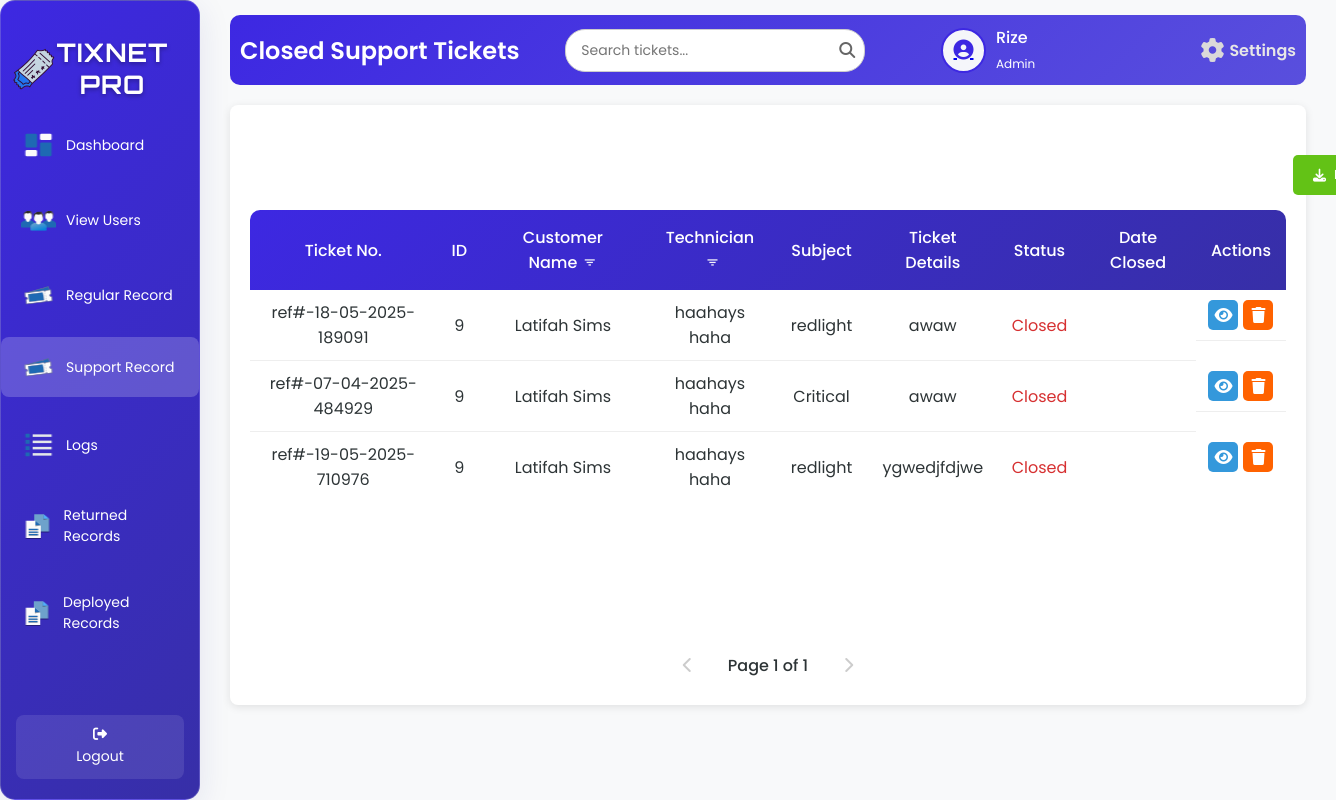
The app's page /support_close.php (signed in), older data.
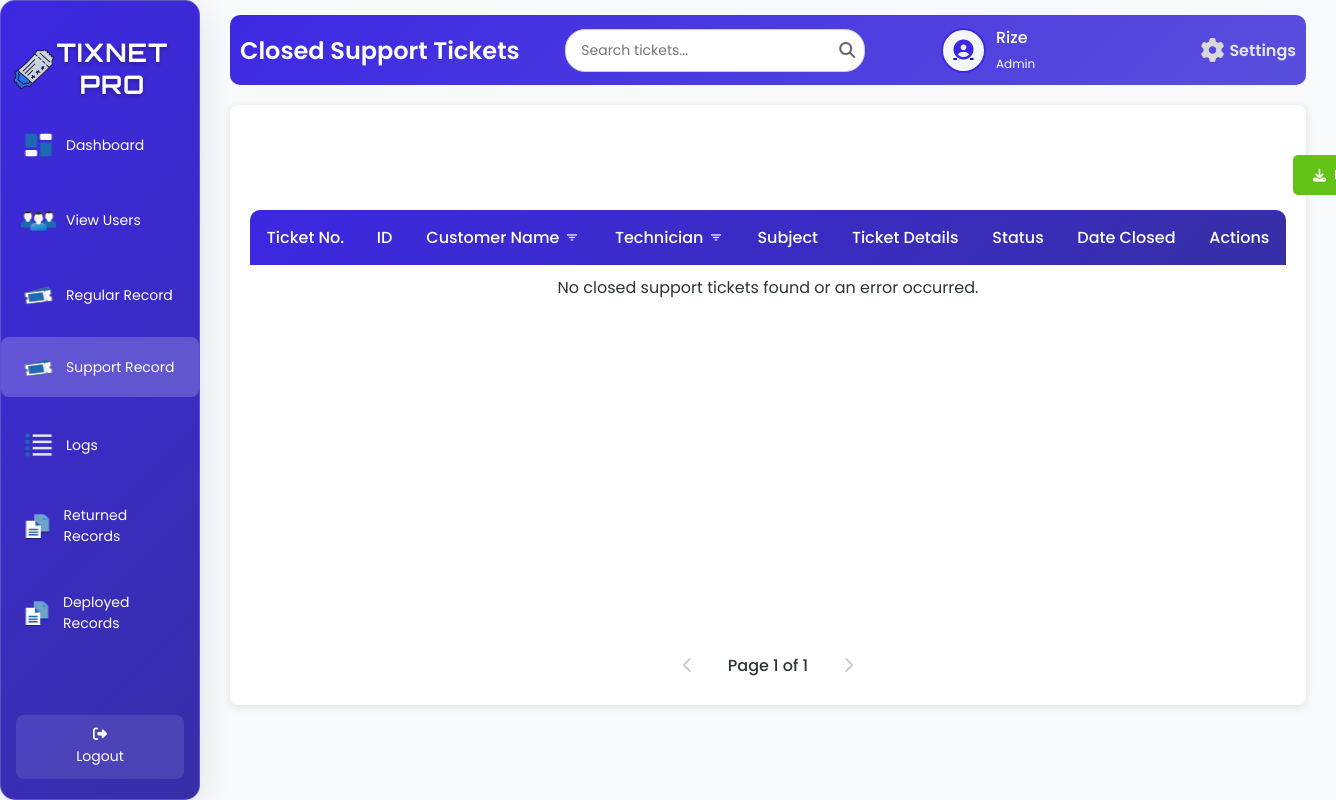
The same page, newer data.
### tables this page shows
CREATE TABLE `tbl_close_supp` (
  `s_ref` varchar(200) NOT NULL,
  `c_id` int(50) NOT NULL,
  `te_technician` varchar(200) NOT NULL,
  `c_fname` varchar(200) NOT NULL,
  `c_lname` varchar(200) NOT NULL,
  `s_subject` varchar(200) NOT NULL,
  `s_message` varchar(200) NOT NULL,
  `s_status` varchar(200) NOT NULL,
  `s_date` varchar(200) NOT NULL
);

### support_close.php (the view, shortened to what the changed rows need)
<?php
include 'db.php';
$page = isset($_GET['page']) ? max(1, (int)$_GET['page']) : 1;
$limit = 10;
$result = null;
try {
    $params = [];
    $types = '';
    $whereClauses = ["s_status = 'Closed'"];
    $sqlCount = "SELECT COUNT(*) as total FROM tbl_close_supp";
    if ($whereClauses) {
        $sqlCount .= " WHERE " . implode(' AND ', $whereClauses);
    }
    $stmtCount = $conn->prepare($sqlCount);
    $stmtCount->execute();
    $resultCount = $stmtCount->get_result();
    $totalTickets = $resultCount->fetch_assoc()['total'] ?? 0;
    $totalPages = max(1, ceil($totalTickets / $limit));
    $page = min($page, $totalPages);
    $offset = ($page - 1) * $limit;
    $closedTickets = [];
    $sql = "SELECT s_ref, c_id, c_fname, c_lname, te_technician, s_subject, s_message, s_status, s_date
            FROM tbl_close_supp";
    if ($whereClauses) {
        $sql .= " WHERE " . implode(' AND ', $whereClauses);
    }
    $sql .= " ORDER BY s_date DESC LIMIT ? OFFSET ?";
    $stmt = $conn->prepare($sql);
    $params[] = $limit;
    $params[] = $offset;
    $types .= 'ii';
    $stmt->bind_param($types, ...$params);
    $stmt->execute();
    $result = $stmt->get_result();
    while ($row = $result->fetch_assoc()) {
        $closedTickets[] = $row;
    }
} catch (Exception $e) {
    $errorMessage = htmlspecialchars($e->getMessage());
    echo "<script>alert('Error: $errorMessage');</script>";
    error_log("Error in support_close.php: " . $e->getMessage());
}
?>
<!DOCTYPE html>
<html lang="en">
<head>
    <link rel="stylesheet" href="support_closed.css">
    <link rel="stylesheet" href="https://cdnjs.cloudflare.com/ajax/libs/font-awesome/6.6.0/css/all.min.css" />
    <link rel="stylesheet" href="https://unpkg.com/boxicons@2.1.4/css/boxicons.min.css">
</head>
<body>
<div class="wrapper">
    <div class="sidebar glass-container">
        <h2><img src="image/logo.png" alt="Tix Net Icon" class="sidebar-icon">TixNet Pro</h2>
    </div>
    <div class="container">
        <div class="upper">
            <h1>Closed Support Tickets</h1>
        </div>
        <div class="table-box">
            <table class="tickets-table">
                <thead>
                    <tr>
                        <th>Ticket No.</th>
                        <th>ID</th>
                        <th>Customer Name<button class="filter-btn" onclick="showCustomerFilterModal()"><i class='bx bx-filter'></i></button></th>
                        <th>Technician<button class="filter-btn" onclick="showTechnicianFilterModal()"><i class='bx bx-filter'></i></button></th>
                        <th>Subject</th>
                        <th>Ticket Details</th>
                        <th>Status</th>
                        <th>Date Closed</th>
                        <th>Actions</th>
                    </tr>
                </thead>
                <tbody id="tickets-table-body">
                    <?php if ($result === null || $result->num_rows === 0): ?>
                        <tr>
                            <td colspan="9">No closed support tickets found or an error occurred.</td>
                        </tr>
                    <?php else: ?>
                        <?php foreach ($closedTickets as $ticket): ?>
                            <?php
                            $ticketData = json_encode([
                                'ref' => $ticket['s_ref'],
                                'c_id' => $ticket['c_id'],
                                'c_name' => ($ticket['c_fname'] ?? '') . ' ' . ($ticket['c_lname'] ?? ''),
                                'technician' => $ticket['te_technician'] ?? '',
                                'subject' => $ticket['s_subject'] ?? '',
                                'message' => $ticket['s_message'] ?? '',
                                'status' => $ticket['s_status'] ?? '',
                                'date_closed' => $ticket['s_date'] ?? ''
                            ], JSON_HEX_QUOT | JSON_HEX_TAG);
                            ?>
                            <tr>
                                <td><?php echo htmlspecialchars($ticket['s_ref']); ?></td>
                                <td><?php echo htmlspecialchars($ticket['c_id']); ?></td>
                                <td><?php echo htmlspecialchars(($ticket['c_fname'] ?? '') . ' ' . ($ticket['c_lname'] ?? '')); ?></td>
                                <td><?php echo htmlspecialchars($ticket['te_technician'] ?? ''); ?></td>
                                <td><?php echo htmlspecialchars($ticket['s_subject'] ?? ''); ?></td>
                                <td><?php echo htmlspecialchars($ticket['s_message'] ?? ''); ?></td>
                                <td class="status-closed"><?php echo htmlspecialchars($ticket['s_status'] ?? ''); ?></td>
                                <td><?php echo htmlspecialchars($ticket['s_date'] ?? ''); ?></td>
                                <td class="action-buttons">
                                    <span class="view-btn" onclick='showViewModal(<?php echo $ticketData; ?>)' title="View"><i class="fas fa-eye"></i></span>
                                    <span class="delete-btn" onclick="openDeleteModal('<?php echo htmlspecialchars($ticket['s_ref'], ENT_QUOTES, 'UTF-8'); ?>')" title="Delete"><i class="fas fa-trash"></i></span>
                                </td>
                            </tr>
                        <?php endforeach; ?>
                    <?php endif; ?>
                </tbody>
            </table>
        </div>
    </div>
</div>
</body>
</html>

Row changes from the older to the newer data that the page shows:
removed tbl_close_supp: s_ref "ref#-18-05-2025-189091", c "9", c_fname+c_lname "Latifah Sims", te_technician "haahays haha", s_subject "redlight", s_message "awaw", s_status "Closed"
removed tbl_close_supp: s_ref "ref#-07-04-2025-484929", c "9", c_fname+c_lname "Latifah Sims", te_technician "haahays haha", s_subject "Critical", s_message "awaw", s_status "Closed"
removed tbl_close_supp: s_ref "ref#-19-05-2025-710976", c "9", c_fname+c_lname "Latifah Sims", te_technician "haahays haha", s_subject "redlight", s_message "ygwedjfdjwe", s_status "Closed"
Text that changed along with them:
text now shown: "No closed support tickets found or an error occurred."
